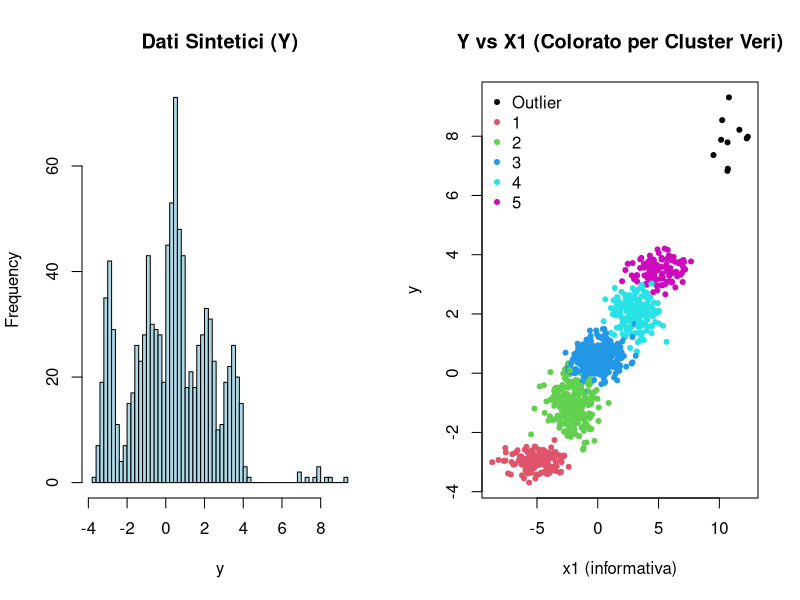

This figure's R source:
# --- generate_data_complex.R (Modificato per PPMx) ---
set.seed(48)

n_main <- 1000

# --- 1. Definiamo i parametri per 5 cluster ---

# Probabilità di appartenenza ai cluster
probs <- c(0.15, 0.25, 0.3, 0.2, 0.1)

# Parametri per la risposta Y
y_means <- c(-3, -1, 0.5, 2, 3.5)
y_sds   <- c(0.3, 0.6, 0.4, 0.5, 0.3)

# Parametri per le COVARIATE X (P=2)

# X1: Covariata INFORMATIVA (medie diverse)
x1_means <- c(-5, -2, 0, 3, 5) 
x1_sds   <- c(1, 1, 1, 1, 1)

# X2: Covariata NON INFORMATIVA (medie identiche = rumore)
x2_means <- c(0, 0, 0, 0, 0)
x2_sds   <- c(1, 1, 1, 1, 1)


# --- 2. Generiamo i dati principali ---

# Vettori per contenere i risultati
y_main <- numeric(n_main)
x1_main <- numeric(n_main)
x2_main <- numeric(n_main)
true_clusters <- numeric(n_main) # Teniamo traccia della "verità"

for(i in 1:n_main){
  # 1. Scegli un cluster
  u <- runif(1)
  cluster <- which(u <= cumsum(probs))[1]
  true_clusters[i] <- cluster
  
  # 2. Genera y, x1, e x2 da quel cluster
  y_main[i]  <- rnorm(1, mean = y_means[cluster], sd = y_sds[cluster])
  x1_main[i] <- rnorm(1, mean = x1_means[cluster], sd = x1_sds[cluster])
  x2_main[i] <- rnorm(1, mean = x2_means[cluster], sd = x2_sds[cluster])
}


# --- 3. Aggiungiamo qualche outlier ---
# (li aggiungiamo sia a y che a x)
n_out <- 10
y_out  <- rnorm(n_out, mean = 8, sd = 1)   # Outlier in Y
x1_out <- rnorm(n_out, mean = 10, sd = 1)  # Outlier in X1
x2_out <- rnorm(n_out, mean = 0, sd = 1)   # Non-outlier in X2

# --- 4. Combiniamo dati principali e outlier ---
y <- c(y_main, y_out)
x <- cbind(x1 = c(x1_main, x1_out), 
           x2 = c(x2_main, x2_out))

# Combiniamo anche i cluster (etichettiamo gli outlier come cluster 0)
true_clusters_final <- c(true_clusters, rep(0, n_out))

# --- 5. Salviamo i dati ---
# Ora salviamo SIA y CHE x
save(y, x, file = "data_generated.RData")

# --- 6. Quick plot per visualizzare la distribuzione ---
par(mfrow = c(1, 2))

# Istogramma di Y
hist(y, breaks = 50, col = "lightblue", 
     main = "Dati Sintetici (Y)", xlab = "y")

# Plot Y vs X1 (informativa), colorato per cluster VERO
plot(x[,1], y, col = true_clusters_final + 1, pch = 20, 
     main = "Y vs X1 (Colorato per Cluster Veri)", xlab = "x1 (informativa)")
legend("topleft", legend = c("Outlier", 1:5), col = 1:6, pch = 20, bty = "n")

par(mfrow = c(1, 1))
